Frame 1 (no input): blank canvas, image omitted
Frame 60 (the mouse pressed at the canvas centre just before this capture): blank canvas, image omitted
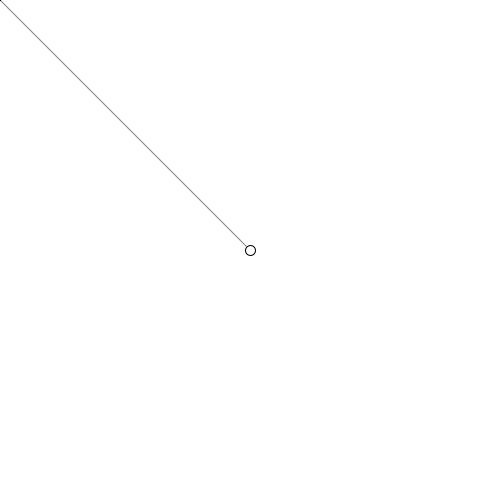
Frame 120 (the mouse held since frame 60 and released just before this capture)

The Processing sketch whose frames 1 and 60 were blank and that drew this single picture after the mouse press (run headless with seeded random() and noise(); from frame 60 on, the mouse is pressed at the canvas centre):

// Processing sketch: FadingTtrail
// ── FadingTtrail.pde
PVector circlePosition;
ArrayList<PVector> circleTrail;
int trailSize = 10;

void setup() {
  size(500, 500);
  circlePosition = new PVector(width*0.5, width*0.5);
  circleTrail = new ArrayList<PVector>();
}

void draw() {
  background(255);
  int trailLength;

  circlePosition = new PVector(mouseX, mouseY);
  circleTrail.add(circlePosition);

  trailLength = circleTrail.size() - 2;
  println(trailLength);

  for (int i = 0; i < trailLength; i++) {
    PVector currentTrail = circleTrail.get(i);
    PVector previousTrail = circleTrail.get(i + 1);

    stroke(0, 255*i/trailLength);
    line(
      currentTrail.x, currentTrail.y,
      previousTrail.x, previousTrail.y
    );
  }

  ellipse(circlePosition.x, circlePosition.y, 10, 10);

  if (trailLength >= trailSize + 200) {
    circleTrail.remove(0);
  }

}
